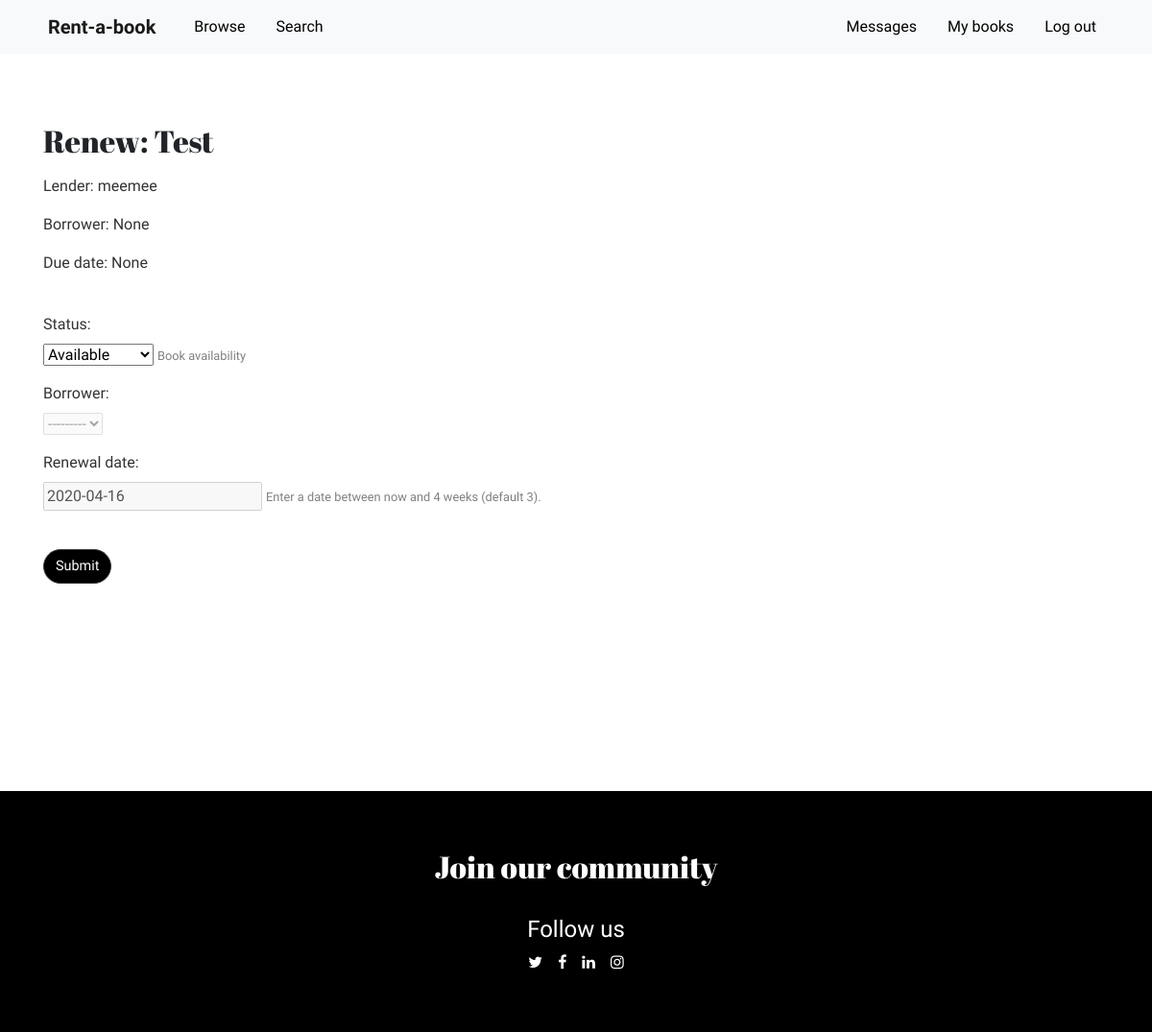
Screenshot of /book/45/edit/ (signed in) with the database file from the repository.
### rentabook/models.py (models this page shows, shortened)
class BookInstance(models.Model):
    created_by = models.ForeignKey(User, on_delete=models.SET_NULL, null=True, related_name="owner")
    borrower = models.ForeignKey(User, on_delete=models.SET_NULL, null=True, blank=True, related_name="borrower")
    cover = models.ImageField(upload_to='images/', blank=False)
    def cover_tag(self):
        if self.cover:
            return mark_safe('<img src="%s" style="width: 45px; height: 60px;" />' % self.cover.url)
        else:
            return 'No Cover Found'
    cover_tag.short_description = 'Cover'
    title = models.CharField(max_length=255, blank=False, help_text='Enter book title')
    author = models.CharField(max_length=255, blank=False, help_text='Enter book author')
    genre = models.ManyToManyField(Genre, blank=False, help_text='Select a genre for this book')
    summary = models.TextField(
        blank=False,
        max_length=1000,
        help_text='Enter a brief description of the book (max. 1000 characters)')
    background_color = models.CharField(max_length=10, blank=False, help_text='Enter background color')
    condition_choices = [
        ('1', 'Like New'),
        ('2', 'Good'),
        ('3', 'Fair'),
    ]
    condition = models.CharField(
        choices=condition_choices,
        max_length=1,
        blank=False,
        default='p')
    price_choices = [(i, i) for i in range (10, 60, 10)]
    price = models.IntegerField(choices=price_choices, default=10, blank=False)
    due_back = models.DateField(null=True, blank=True)
    LOAN_STATUS = (
        ('o', 'On loan'),
        ('a', 'Available'),
        ('m', 'Maintenance'),
    )
    status = models.CharField(
        max_length=1,
        choices=LOAN_STATUS,
        blank=True,
        default='a',
        help_text='Book availability',
    )
    class Meta:
        ordering = ['due_back', 'status']
    def display_genre(self):
        """Create a string for the Genre. This is required to display genre in Admin."""
        return ', '.join(genre.name for genre in self.genre.all()[:3])
    display_genre.short_description = 'Genre'
    @property
    def is_overdue(self):
        if self.due_back and date.today() > self.due_back:
            return True
        return False

### rentabook/views.py (the view)
# urls.py: path('book/<int:pk>/edit/', views.edit_book, name='edit-book'),
@login_required
def edit_book(request, pk):
    book_instance = get_object_or_404(BookInstance, pk=pk)
    if request.method == 'POST':
        form = EditBookForm(request.user, request.POST)
        if form.is_valid():
            book_instance.status = form.cleaned_data['status']
            if form.cleaned_data['status'] != 'o':
                book_instance.due_back = None
                book_instance.borrower = None
            else:
                book_instance.due_back = form.cleaned_data['due_back']
                book_instance.borrower = form.cleaned_data['borrower']
            book_instance.save()
            return HttpResponseRedirect(reverse('my-books') )
    else:
        proposed_renewal_date = datetime.date.today() + datetime.timedelta(weeks=3)
        current_status = book_instance.status
        form = EditBookForm(request.user, initial={'due_back': proposed_renewal_date,'status': current_status})
    new_message = new_message_alert(request.user)
    context = {
        'new_message': new_message,
        'form': form,
        'book_instance': book_instance,
    }
    return render(request, 'rentabook/edit_book.html', context)

### rentabook/forms.py (shortened to what this page needs)
class EditBookForm(ModelForm):
    class Meta:
        model = BookInstance
        fields = ['status', 'borrower', 'due_back']
        labels = {'due_back': _('Renewal date')}
        help_texts = {'due_back': _('Enter a date between now and 4 weeks (default 3).')}
    def __init__(self, user, *args, **kwargs):
        super(EditBookForm, self).__init__(*args, **kwargs)
        self.fields['borrower'].queryset = User.objects.filter(username__in=get_messaged_users(user))

### rentabook/utils.py (called while the page is built)
def new_message_alert(request_user):
    if not request_user in User.objects.all():
        return False
    convos = Dialog.objects.filter(Q(owner=request_user) | Q(opponent=request_user))
    if len(convos) > 0:
        for convo in convos:
            if convo.messages.all().count() > 0:
                if not convo.messages.last().read and convo.messages.last().sender != request_user:
                    return True
    return False

def get_messaged_users(request_user):
    dialogs = Dialog.objects.filter(Q(owner=request_user) | Q(opponent=request_user))
    messaged_users = list()
    for dialog in dialogs:
        if dialog.owner == request_user:
            messaged_users.append(dialog.opponent)
        else:
            messaged_users.append(dialog.owner)
    return messaged_users

### rentabook/templates/rentabook/edit_book.html (shortened to what this page needs)
{% extends "base_generic.html" %}
{% block main %}
<div class="container my-5">
    <div class="row mx-0">
        <div class="my-4">
            {% if user.get_username == book_instance.created_by|stringformat:"s" %}
            <h2 class="pb-2">Renew: {{ book_instance.title }}</h2>
            <p>Lender: {{ book_instance.created_by }}</p>
            <p>Borrower: {{ book_instance.borrower }}</p>
            <p {% if book_instance.is_overdue %} class="text-danger" {% endif %}>Due date: {{ book_instance.due_back }}
            </p>
        </div>
    </div>
    <form method="post">
        {% for field in form %}
        <p>
            {{ field.label_tag }}<br>
            {{ field }}
            {% if field.help_text %}
            <small style="color: grey">{{ field.help_text }}</small>
            {% endif %}
        </p>
        {% endfor %}
        <button class="btn btn-dark rounded-pill my-4" type="submit" value="Submit">Submit</button>
    </form>
    {% else %}
    <p>You do not have permissions to edit this book</p>
    {% endif %}
</div>
{% endblock %}

### rentabook/static/rentabook/style.css (style rules this page uses)
body { overflow-x: hidden; }
html, main { height: 100%; margin: 0; }
h2 { font-family: 'Abril Fatface', cursive; font-size: 2rem; }
body { font-family: 'Raleway', sans-serif; font-size: 1rem; }
p { color: rgb(51, 51, 51); }
.btn.btn-dark { background-color: black; font-size: 0.9rem; }

### rows the page displays
BookInstance: title "Test", created_by "meemee", borrower "None", due_back "None"

### other values shown
{{ field.label_tag }} "Status:" "Borrower:" "Renewal date:"
{{ field.help_text }} "Book availability" "Enter a date between now and 4 weeks (default 3)."
